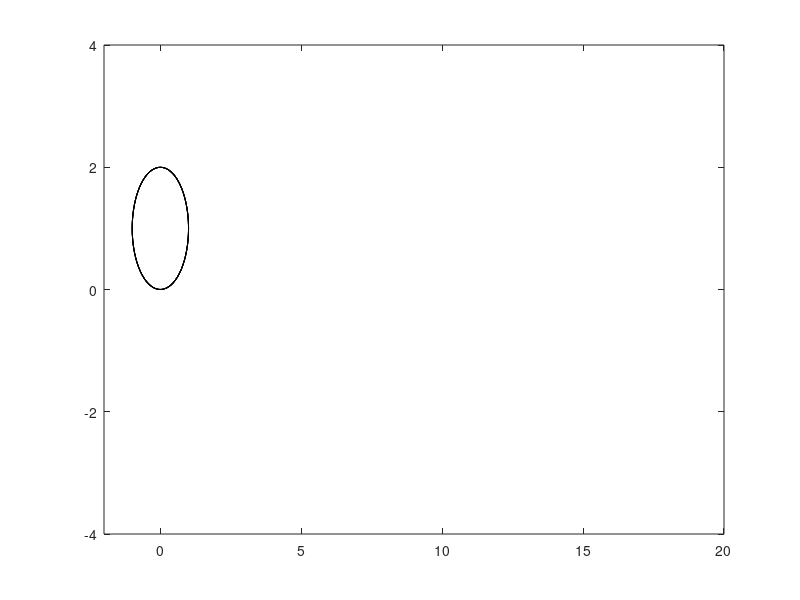

Recreate this plot in MATLAB. (Note: this script raises an error after producing the figure.)
% Alex Boehmke
% pset02, due 08Feb
% Animate a cycloid.
clear all

r = 1;
v = 1; 
dtheta = 0.1; % select increment
theta = 0:dtheta:(10*pi);
x = [ ];
y = [ ];
% radiusx = [ ];
% radiusy = [ ];
for t = 1:150
    % (a) circle
    circlex = r.*cos(theta) + theta(t);
    circley = r.*sin(theta) + 1;
    % (b) cycloid
    x(t) = r*(theta(t) - sin(theta(t))); % circle centered at (r*theta,r)
    y(t) = r*(1 - cos(theta(t)));
   
    plot(x,y,'r-',circlex,circley,'k-')
    hold on
    axis([-2,20,-4,4]);
    ax = gca;
    ax.XAxisLocation = 'origin';
    ax.YAxisLocation = 'origin';
    axis equal
    drawnow
    pause(0.1)
    hold off
end
